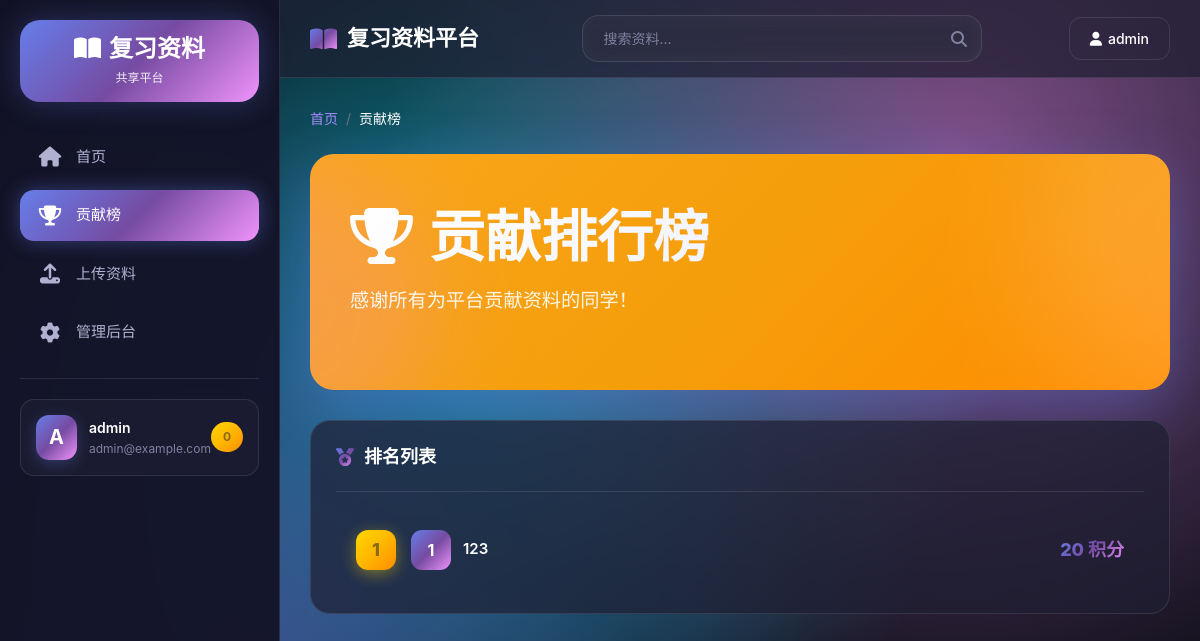
The page /leaderboard (signed in) on the database its author committed.
### app/models.py (models this page shows, shortened)
class User(UserMixin, db.Model):
    id = db.Column(db.Integer, primary_key=True)
    username = db.Column(db.String(80), unique=True, nullable=False)
    email = db.Column(db.String(120), unique=True, nullable=False)
    password_hash = db.Column(db.String(128), nullable=False)
    is_admin = db.Column(db.Boolean, default=False)
    points = db.Column(db.Integer, default=0)
    created_at = db.Column(db.DateTime, default=datetime.utcnow)
    materials = db.relationship('Material', backref='uploader', lazy='dynamic')
    downloads = db.relationship('DownloadRecord', backref='user', lazy='dynamic')

### app/main.py (the view)
@bp.route('/leaderboard')
def leaderboard():
    contributors = User.query.filter_by(is_admin=False).order_by(User.points.desc()).all()
    return render_template('main/leaderboard.html', contributors=contributors)

### app/models.py (called while the page is built)
@login_manager.user_loader
def load_user(user_id):
    return User.query.get(int(user_id))

### app/templates/main/leaderboard.html (shortened to what this page needs)
{% extends 'base.html' %}
{% block content %}
<nav aria-label="breadcrumb" class="mb-4">
    <ol class="breadcrumb">
        <li class="breadcrumb-item"><a href="{{ url_for('main.index') }}">首页</a></li>
        <li class="breadcrumb-item active">贡献榜</li>
    </ol>
</nav>
<div class="hero-section mb-6 animate-fade-in-up" style="background: linear-gradient(135deg, #faa61a 0%, #f59e0b 50%, #ff8c00 100%);">
    <div class="hero-content">
        <h1><i class="fas fa-trophy mr-3"></i>贡献排行榜</h1>
        <p>感谢所有为平台贡献资料的同学！</p>
    </div>
</div>
<div class="glass-card animate-fade-in-up delay-200">
    <div class="glass-card-header">
        <h2 class="glass-card-title">
            <i class="fas fa-medal"></i>排名列表
        </h2>
    </div>
    <div style="padding: 0;">
        {% if contributors %}
            {% for user in contributors %}
            <div class="leaderboard-item">
                <div class="leaderboard-rank {% if loop.index <= 3 %}rank-{{ loop.index }}{% else %}" style="background: rgba(255,255,255,0.1); color: var(--text-secondary);{% endif %}">
                    {{ loop.index }}
                </div>
                <div class="leaderboard-user">
                    <div class="leaderboard-avatar">{{ user.username[0].upper() }}</div>
                    <div class="leaderboard-username">{{ user.username }}</div>
                </div>
                <div class="leaderboard-points">{{ user.points }} 积分</div>
            </div>
            {% endfor %}
        {% else %}
            <div class="text-center py-10 text-muted">
                <i class="fas fa-trophy fa-5x mb-4"></i>
                <p style="font-size: 16px;">暂无贡献者</p>
            </div>
        {% endif %}
    </div>
</div>
{% endblock %}

### app/templates/base.html (shortened to what this page needs)
<!DOCTYPE html>
<html lang="zh-CN">
<head>
    <link rel="stylesheet" href="https://cdn.jsdelivr.net/npm/bootstrap@4.6.2/dist/css/bootstrap.min.css">
    <link rel="stylesheet" href="https://cdnjs.cloudflare.com/ajax/libs/font-awesome/6.4.0/css/all.min.css">
</head>
<body>
    <div class="app-container">
        <aside class="sidebar" id="sidebar">
            <div class="sidebar-logo">
                <h1><i class="fas fa-book-open mr-2"></i>复习资料</h1>
                <p>共享平台</p>
            </div>
            <ul class="sidebar-nav">
                <li>
                    <a href="{{ url_for('main.index') }}" class="{% if request.endpoint == 'main.index' %}active{% endif %}">
                        <i class="fas fa-home"></i>首页
                    </a>
                </li>
                <li>
                    <a href="{{ url_for('main.leaderboard') }}" class="{% if request.endpoint == 'main.leaderboard' %}active{% endif %}">
                        <i class="fas fa-trophy"></i>贡献榜
                    </a>
                </li>
                {% if current_user.is_authenticated %}
                <li>
                    <a href="{{ url_for('main.upload') }}" class="{% if request.endpoint == 'main.upload' %}active{% endif %}">
                        <i class="fas fa-upload"></i>上传资料
                    </a>
                </li>
                {% endif %}
                {% if current_user.is_authenticated and current_user.is_admin %}
                <li>
                    <a href="{{ url_for('admin.admin_dashboard') }}" class="{% if request.endpoint.startswith('admin') %}active{% endif %}">
                        <i class="fas fa-cog"></i>管理后台
                    </a>
                </li>
                {% endif %}
            </ul>
            <div class="sidebar-divider"></div>
            {% if current_user.is_authenticated %}
            <div class="sidebar-user">
                <div class="sidebar-user-avatar">{{ current_user.username[0].upper() }}</div>
                <div class="sidebar-user-info">
                    <div class="name">{{ current_user.username }}</div>
                    <div class="email">{{ current_user.email }}</div>
                </div>
                <div class="sidebar-user-points">{{ current_user.points }}</div>
            </div>
            {% endif %}
        </aside>
        <div class="main-content">
            <nav class="navbar">
                <a class="navbar-brand" href="{{ url_for('main.index') }}">
                    <i class="fas fa-book-open"></i>复习资料平台
                </a>
                <div class="search-container">
                    <form action="{{ url_for('main.search') }}" method="get">
                        <input type="search" name="keyword" placeholder="搜索资料..." autocomplete="off">
                        <i class="fas fa-search"></i>
                    </form>
                </div>
                <div class="navbar-actions">
                    {% if current_user.is_authenticated %}
                    <div class="dropdown">
                        <button class="navbar-btn navbar-btn-outline" data-toggle="dropdown">
                            <i class="fas fa-user"></i> {{ current_user.username }}
                        </button>
                    </div>
                    {% endif %}
                </div>
            </nav>
            <main>
                {% block content %}{% endblock %}
            </main>
        </div>
    </div>
</body>
</html>

### rows shown on the page
User: username "A", username "admin", email "admin@example.com", points "0"
User: username "1", username "123", points "20"
